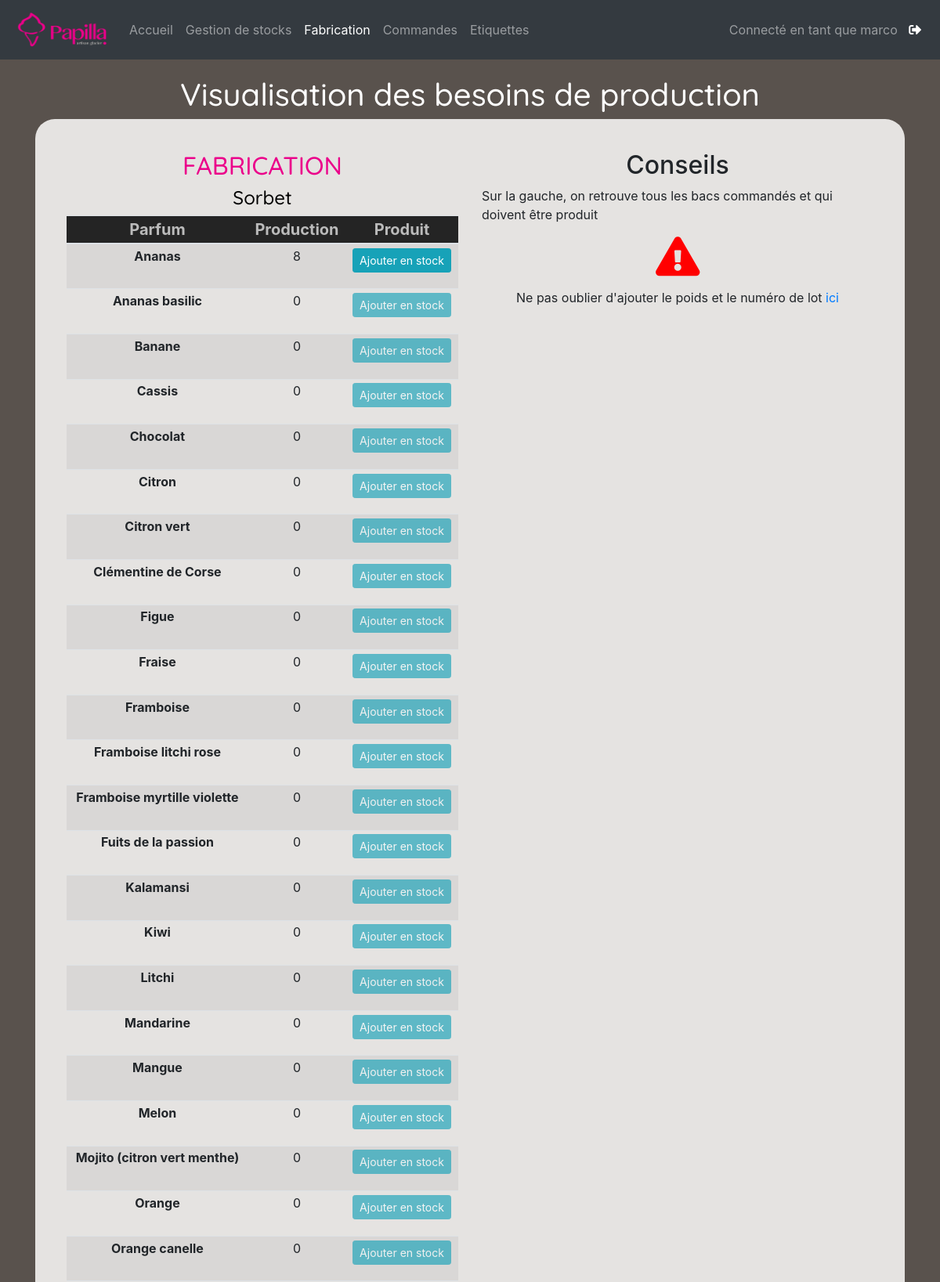
The app's page /fabrication (signed in, upper part) with its own data.
### Stock/models.py (models this page shows, shortened)
class Parfum(models.Model):
    parfum_text = models.CharField(max_length=50)
    sorbet = models.BooleanField(default=False)

### Stock/views.py (the view)
# urls.py: path('fabrication', views.fabrication, name='fabrication'),
@user_passes_test(lambda u: u.is_superuser)
def fabrication(request):
    parfum_BDD = Parfum.objects.all()
    glace_BDD = Glace.objects
    franchise_BDD = User.objects.filter(groups__name='Franchises')
    context = {
        'glace_BDD' : glace_BDD.order_by('-status','date_prod'),
        'parfum_BDD' : parfum_BDD.order_by('parfum_text'),
        'franchise_BDD' : franchise_BDD,
    }
    return render(request, 'Stock/fabrication.html', context)

### Stock/templatetags/extra.py (called while the page is built)
@register.filter
def count_todo2(things,category):
    return things.filter(parfum_id=int(category), status='Todo').count()

### Stock/templates/Stock/fabrication.html (shortened to what this page needs)
<html>
{% load extra %}
{% load static %}
<link rel="stylesheet" href="https://stackpath.bootstrapcdn.com/bootstrap/4.2.1/css/bootstrap.min.css"
>
<link rel="stylesheet" type="text/css" href="{% static 'Stock/style.css' %}">
<link rel="stylesheet" href="https://use.fontawesome.com/releases/v5.6.3/css/all.css"
>
<header>
    <nav class="navbar fixed-top navbar-expand-lg navbar-dark bg-dark">
        <a class="navbar-brand" href="#"><img src="/static/images/transpa.png" width="125" height="50" alt=""></a>
        <div class="collapse navbar-collapse" id="navbarText">
            <ul class="navbar-nav mr-auto">
                <li class="nav-item">
                    <a class="nav-link" href="/accueil">Accueil</a>
                </li>
                <li class="nav-item">
                    <a class="nav-link" href="/stocks">Gestion de stocks</a>
                </li>
                <li class="nav-item active">
                    <a class="nav-link" href="/fabrication">Fabrication<span class="sr-only">(current)</span></a>
                </li>
                <li class="nav-item">
                    <a class="nav-link" href="/commandes">Commandes</a>
                </li>
                <li class="nav-item">
                    <a class="nav-link" href="/etiquettes">Etiquettes</a>
                </li>
            </ul>
                <div class="navbar-nav ml-auto p-2">
                    {% if user.is_authenticated %}
                    <span class="navbar-text">
                            Connecté en tant que {{ user.username }}
                            <a class="logout-ic" href="{% url 'logout' %}" style="padding-left:10px">
                                    <i class="fas fa-sign-out-alt" style="color:white"></i>
                                </a>
                    </span>
                    {% endif %}
                </div>
            </div>
    </nav>
</header>
<body>
    <section class="container">
    <h1 style="text-align:center; color:white; font-family: 'Quicksand', sans-serif; padding-top:20px;"> Visualisation des besoins de production</h1>
    <section class="container" style="background-color:rgb(229,227,225); border-radius:25px; padding: 40px">
    <div class="row">
    <div class="col-md-6  ">
          <h2 style="text-align:center; font-family: 'Quicksand', sans-serif; color : #EB008A">FABRICATION</h2>
          <h4 style="text-align:center; font-family: 'Quicksand', sans-serif; color : #000000">Sorbet</h4>
          <table class="table table-sm table-striped">
            <thead>
              <tr>
                <th scope="col" class="tabHeaderStyle">Parfum</th>
                <th scope="col" class="tabHeaderStyle">Production</th>
                <th scope="col" class="tabHeaderStyle">Produit</th>
              </tr>
            </thead>
            <tbody>
              {% for parfum in parfum_BDD %}
              {% if parfum.sorbet == True %}
              <tr>
                <th style="text-align:center" scope="row">{{parfum.parfum_text}}</th>
                <td style="text-align:center">{{ glace_BDD|count_todo2:parfum.id }}</td>
                <td style="text-align:center">
                  <form action="{% url 'test' parfum.parfum_text glace_BDD|count_todo2:parfum.id %}" method="post">
                    <button type="submit" class="btn btn-info btn-sm" {% if glace_BDD|count_todo2:parfum.id == 0 %}
                      disabled {% endif %}>Ajouter en stock</button>
                  </form>
                </td>
              </tr>
              {% endif %}
              {% endfor %}
            </tbody>
          </table>
        </div>
        <div class="col-md-6">
            <h2 style = "text-align:center;"> Conseils </h2>
            <p> Sur la gauche, on retrouve tous les bacs commandés et qui doivent être produit</p>
            <p style="text-align:center"><i style="color:red; font-size:50px;" class="fas fa-exclamation-triangle"></i></p>
            <p style="text-align:center">Ne pas oublier d'ajouter le poids et le numéro de lot <a href="/stocks">ici</a> </p>
        </div>
    </div>
    </section>
    </section>
</body>
</html>

### Stock/static/Stock/style.css (style rules this page uses)
html { scroll-behavior: smooth; }
body { margin-top:76px; background-color:rgb(89,82,77); }
.tabHeaderStyle { color:rgb(187, 187, 187); font-size : 20px; background-color: rgb(36, 36, 36); vertical-align : middle; text-align: center; }

### records on screen
Parfum: parfum_text "Ananas", id "8"
Parfum: parfum_text "Ananas basilic", id "0"
Parfum: parfum_text "Banane", id "0"
Parfum: parfum_text "Cassis", id "0"
Parfum: parfum_text "Chocolat", id "0"
Parfum: parfum_text "Citron", id "0"
Parfum: parfum_text "Citron vert", id "0"
Parfum: parfum_text "Clémentine de Corse", id "0"
Parfum: parfum_text "Figue", id "0"
Parfum: parfum_text "Fraise", id "0"
Parfum: parfum_text "Framboise", id "0"
Parfum: parfum_text "Framboise litchi rose", id "0"
Parfum: parfum_text "Framboise myrtille violette", id "0"
Parfum: parfum_text "Fuits de la passion", id "0"
Parfum: parfum_text "Kalamansi", id "0"
Parfum: parfum_text "Kiwi", id "0"
Parfum: parfum_text "Litchi", id "0"
Parfum: parfum_text "Mandarine", id "0"
Parfum: parfum_text "Mangue", id "0"
Parfum: parfum_text "Melon", id "0"
Parfum: parfum_text "Mojito (citron vert menthe)", id "0"
Parfum: parfum_text "Orange", id "0"
Parfum: parfum_text "Orange canelle", id "0"

### other values on screen
{{ user.username }} "marco"
